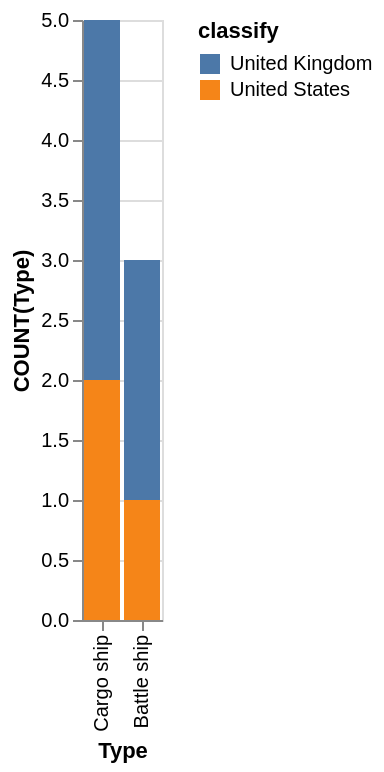

Here is the Vega-Lite specification saved for this chart:
### Vega-Lite specification from a JSON file in a GitHub repository (floating-point values rounded to 4 significant figures)
{"data": {"values": [{"x_data": "Cargo ship", "y_data": 3, "classify": "United Kingdom"}, {"x_data": "Battle ship", "y_data": 2, "classify": "United Kingdom"}, {"x_data": "Cargo ship", "y_data": 2, "classify": "United States"}, {"x_data": "Battle ship", "y_data": 1, "classify": "United States"}]}, "mark": "bar", "encoding": {"x": {"field": "x_data", "type": "nominal", "title": "Type", "sort": "descending"}, "y": {"field": "y_data", "type": "quantitative", "title": "COUNT(Type)"}, "color": {"field": "classify"}}}
